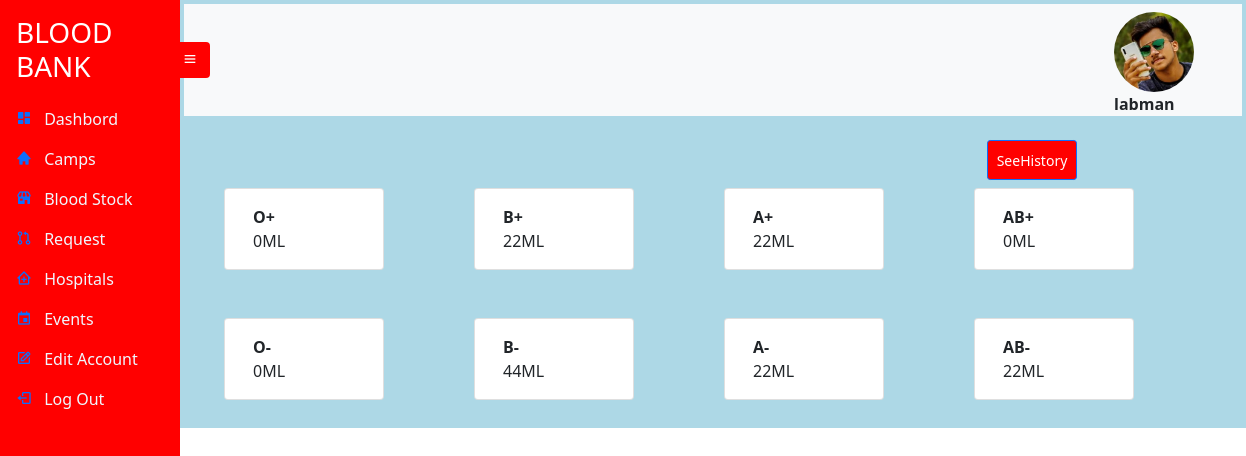
The app's page /bloodstock/ (signed in) with its own data.
### UserAccount/models.py (models this page shows, shortened)
class UserRegistration(models.Model):
    User_id = models.UUIDField(default=uuid.uuid4, unique=True,
                          primary_key=True, editable=False)
    FirstName = models.CharField(max_length=20 , null=True , blank=True)
    LastName = models.CharField(max_length=20 , null=True , blank=True)
    Address_id = models.OneToOneField(Address , on_delete=models.CASCADE)
    Age = models.IntegerField(null=True , blank=True)
    Account_id = models.OneToOneField(Account , on_delete=models.CASCADE)
    ProfilePic= models.FileField(null=True, blank=True, upload_to='profilepic/', default="profilepic/defaultprofile.jpeg")

class Account(AbstractUser):
    Role = models.CharField(max_length=25, null=True , blank=True)

### Blood/views.py (the view)
# urls.py: path('bloodstock/',  views.BloodStock, name='bloodstock'),
def BloodStock(request):
    account = UserState(request)['account']
    dic={'O+':0,'B+':0,'A+':0,'AB+':0,'O-':0,'B-':0,'A-':0,'AB-':0,}
    for i in Blood.objects.all():
        dic[i.BloodGroup]+=int(i.QuantityOfBlood[:-2])
    context = {
        'account':account,
        'Op':dic['O+'],'Ap':dic['A+'],'Bp':dic['B+'],'ABp':dic['AB+'],
        'Om':dic['O-'],'Am':dic['A-'],'Bm':dic['B-'],'ABm':dic['AB-'],
    }
    return render(request ,'bbmanager/bloodstock.html' , context)

### Blood/views.py (called while the page is built)
def UserState(request):
    user = request.user
    account = UserRegistration.objects.get(Account_id=user.id)
    context={'account':account}
    return context

### templates/bbmanager/bloodstock.html
{% extends 'bbmanager/bbmanager.html' %}
{% block content %}
<br>
<a href="{% url 'bloodhistory' 'notall' %}" ><button type="button" class="btn btn-primary btn-sm" style= "background-color: red; height: 40px;width: 90px; float: right;margin-right: 165px;">SeeHistory</button></a>
<div class="container">
   <br>
   <br>
   <div class="row" style="column-gap: 90px;">
     <div class="card" style="width: 10rem;">
       <div class="card-body">
         <p class="card-text"><b>O+</b> <br>{{ Op }}ML</p>
       </div>
     </div>
     <div class="card" style="width: 10rem;">
       <div class="card-body">
         <p class="card-text"><b>B+</b> <br>{{ Bp }}ML</p>
       </div>
     </div>
     <div class="card" style="width: 10rem;">
       <div class="card-body">
         <p class="card-text"><b>A+</b> <br>{{ Ap }}ML</p>
       </div>
     </div>
     <div class="card" style="width: 10rem;">
       <div class="card-body">
         <p class="card-text"><b>AB+</b> <br>{{ ABp }}ML</p>
       </div>
     </div>
   </div>
 </div>
 <div class="container">
   <br>
   <br>
   <div class="row" style="column-gap: 90px;">
     <div class="card" style="width: 10rem;">
       <div class="card-body">
         <p class="card-text"><b>O-</b> <br>{{ Om }}ML</p>
       </div>
     </div>
     <div class="card" style="width: 10rem;">
       <div class="card-body">
         <p class="card-text"><b>B-</b> <br>{{ Bm }}ML</p>
       </div>
     </div>
     <div class="card" style="width: 10rem;">
       <div class="card-body">
         <p class="card-text"><b>A-</b> <br>{{  Am }}ML</p>
       </div>
     </div>
     <div class="card" style="width: 10rem;">
       <div class="card-body">
         <p class="card-text"><b>AB-</b> <br>{{ ABm }}ML</p>
       </div>
     </div>
   </div>
 </div>
<br>
{% endblock %}

### templates/bbmanager/bbmanager.html (shortened to what this page needs)
{% extends 'sidebarbase.html' %}
{% block content1 %}
    <div
      class="side-navbar active-nav d-flex justify-content-between flex-wrap flex-column"
      id="sidebar"
    >
      <ul class="nav flex-column text-white w-100">
        <a href="{% url 'bbdashbord' 'notall' %}" class="nav-link h3 text-white my-2">
          BLOOD BANK
        </a>
        <li class="nav-link">
          <i class="bx bxs-dashboard"></i>
          <span class="mx-2" ><a class="inner-anchor"  href="{% url 'bbdashbord' 'notall' %}"> Dashbord</a></span>
        </li>
        <li class="nav-link">
          <i class="bx bxs-home"></i>
          <span class="mx-2" ><a class="inner-anchor" href="{% url 'camps' 'notall' %}"> Camps</a></span>
        </li>
        <li class="nav-link">
          <i class="bx bxs-store"></i>
          <span class="mx-2" ><a class="inner-anchor" href="{% url 'bloodstock' %}"> Blood Stock</a></span>
        </li>
        <li class="nav-link">
          <i class="bx bx-git-pull-request"></i>
          <span class="mx-2" ><a class="inner-anchor" href="{% url 'hospitalrequest' 'notall' %}"> Request</a></span>
        </li>
        <li  class="nav-link">
          <i class="bx bx-clinic"></i>
          <span class="mx-2" ><a class="inner-anchor" href="{% url 'hospitals' 'notall' %}"> Hospitals</a></span>
        </li>
        <li class="nav-link">
          <i class="bx bx-calendar-event"></i>
          <span class="mx-2" ><a class="inner-anchor" href="{% url 'events' 'notall' %}"> Events</a></span>
        </li>
        <li class="nav-link">
          <i class="bx bx-edit"></i>
          <span class="mx-2" ><a class="inner-anchor" href="{% url 'editpassword'  %}"> Edit Account</a></span>
        </li>
        <li class="nav-link">
          <i class="bx bx-log-out"></i>
          <span class="mx-2" ><a class="inner-anchor" href="{% url 'logout' %}" > Log Out </a></span>
        </li>
      </ul>
    </div>
    <div class="p-1 my-container active-cont" style="background-color:lightblue">
      <nav class="navbar top-navbar navbar-light bg-light px-5">
        <a class="btn border-0" id="menu-btn"><i class="bx bx-menu"></i></a>
        <figure id="image">
          <img src="/static/images/{{ account.ProfilePic }}" style="height: 80px;
          width: 80px;
          border-radius: 50%; " >
          <figcaption><b>{{user.username}}</b></figcaption>
        </figure>
              </nav>
      {% block content %}
      {% endblock %}
{% endblock %}

### static/styles/sidebar.css (style rules this page uses)
* { margin: 0; padding: 0; box-sizing: border-box; }
body { min-height: 100vh; background-color: #fff; }
.side-navbar { width: 180px; height: 100%; position: fixed; margin-left: -300px; background-color: red; transition: 0.5s; }
.my-container { transition: 0.4s; }
.active-nav { margin-left: 0; }
.active-cont { margin-left: 180px; }
#menu-btn { background-color: red ; color: #fff; margin-left: -62px; }
#image { max-width: 300px; height: 80px; border-radius: 50%; top: 10px; right: 0px; }
.inner-anchor { color: aliceblue; text-decoration: black; }
.container { margin-left: 40px; }

### records on screen
UserRegistration: ProfilePic (picture)
Account: username "labman"

### other values on screen
{{ Op }} "0"
{{ Bp }} "22"
{{ Ap }} "22"
{{ ABp }} "0"
{{ Om }} "0"
{{ Bm }} "44"
{{ Am }} "22"
{{ ABm }} "22"
